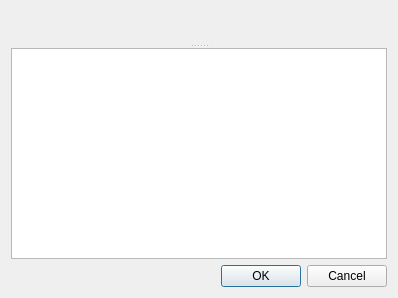
<?xml version="1.0" encoding="UTF-8"?>
<ui version="4.0">
 <class>Dialog</class>
 <widget class="QDialog" name="Dialog">
  <property name="geometry">
   <rect>
    <x>0</x>
    <y>0</y>
    <width>398</width>
    <height>298</height>
   </rect>
  </property>
  <property name="windowTitle">
   <string>Dialog</string>
  </property>
  <layout class="QVBoxLayout" name="verticalLayout">
   <item>
    <widget class="QSplitter" name="splitter">
     <property name="orientation">
      <enum>Qt::Vertical</enum>
     </property>
     <widget class="QwtPlot" name="qwtPlot"/>
     <widget class="QListWidget" name="listWidget"/>
    </widget>
   </item>
   <item>
    <widget class="QDialogButtonBox" name="buttonBox">
     <property name="orientation">
      <enum>Qt::Horizontal</enum>
     </property>
     <property name="standardButtons">
      <set>QDialogButtonBox::Cancel|QDialogButtonBox::Ok</set>
     </property>
    </widget>
   </item>
  </layout>
 </widget>
 <customwidgets>
  <customwidget>
   <class>QwtPlot</class>
   <extends>QFrame</extends>
   <header>qwt_plot.h</header>
  </customwidget>
 </customwidgets>
 <resources/>
 <connections>
  <connection>
   <sender>buttonBox</sender>
   <signal>accepted()</signal>
   <receiver>Dialog</receiver>
   <slot>accept()</slot>
   <hints>
    <hint type="sourcelabel">
     <x>248</x>
     <y>254</y>
    </hint>
    <hint type="destinationlabel">
     <x>157</x>
     <y>274</y>
    </hint>
   </hints>
  </connection>
  <connection>
   <sender>buttonBox</sender>
   <signal>rejected()</signal>
   <receiver>Dialog</receiver>
   <slot>reject()</slot>
   <hints>
    <hint type="sourcelabel">
     <x>316</x>
     <y>260</y>
    </hint>
    <hint type="destinationlabel">
     <x>286</x>
     <y>274</y>
    </hint>
   </hints>
  </connection>
 </connections>
</ui>
